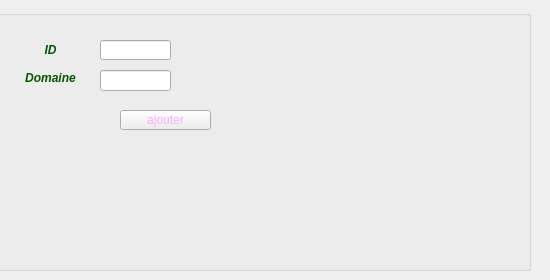
      <widget class="QWidget" name="tab_6">
       <attribute name="title">
        <string>ajouter categories</string>
       </attribute>
       <widget class="QGroupBox" name="groupBox_2">
        <property name="geometry">
         <rect>
          <x>-10</x>
          <y>10</y>
          <width>541</width>
          <height>261</height>
         </rect>
        </property>
        <property name="title">
         <string/>
        </property>
        <widget class="QLineEdit" name="lineEdit_17">
         <property name="geometry">
          <rect>
           <x>110</x>
           <y>30</y>
           <width>71</width>
           <height>20</height>
          </rect>
         </property>
        </widget>
        <widget class="QLineEdit" name="lineEdit_21">
         <property name="geometry">
          <rect>
           <x>110</x>
           <y>60</y>
           <width>71</width>
           <height>21</height>
          </rect>
         </property>
        </widget>
        <widget class="QLabel" name="label_16">
         <property name="geometry">
          <rect>
           <x>10</x>
           <y>20</y>
           <width>101</width>
           <height>41</height>
          </rect>
         </property>
         <property name="text">
          <string>&lt;html&gt;&lt;head/&gt;&lt;body&gt;&lt;p align=&quot;center&quot;&gt;&lt;span style=&quot; font-size:9pt; font-weight:600; font-style:italic; color:#005500;&quot;&gt;ID&lt;/span&gt;&lt;/p&gt;&lt;/body&gt;&lt;/html&gt;</string>
         </property>
        </widget>
        <widget class="QLabel" name="label_17">
         <property name="geometry">
          <rect>
           <x>30</x>
           <y>60</y>
           <width>61</width>
           <height>16</height>
          </rect>
         </property>
         <property name="text">
          <string>&lt;html&gt;&lt;head/&gt;&lt;body&gt;&lt;p align=&quot;center&quot;&gt;&lt;span style=&quot; font-weight:600; font-style:italic; color:#005500;&quot;&gt;Domaine&lt;/span&gt;&lt;/p&gt;&lt;/body&gt;&lt;/html&gt;</string>
         </property>
        </widget>
        <widget class="QPushButton" name="pushButton_3">
         <property name="geometry">
          <rect>
           <x>130</x>
           <y>100</y>
           <width>91</width>
           <height>20</height>
          </rect>
         </property>
         <property name="styleSheet">
          <string notr="true">color: rgb(255, 170, 255);</string>
         </property>
         <property name="text">
          <string>ajouter</string>
         </property>
        </widget>
        <widget class="QLabel" name="label_18">
         <property name="geometry">
          <rect>
           <x>0</x>
           <y>10</y>
           <width>571</width>
           <height>251</height>
          </rect>
         </property>
         <property name="text">
          <string/>
         </property>
         <property name="pixmap">
          <pixmap>../../Downloads/bf9afa2c96a1738df354fe821e18fa46.jpg</pixmap>
         </property>
        </widget>
        <widget class="QLabel" name="label_21">
         <property name="geometry">
          <rect>
           <x>6</x>
           <y>-20</y>
           <width>491</width>
           <height>261</height>
          </rect>
         </property>
         <property name="text">
          <string/>
         </property>
         <property name="pixmap">
          <pixmap>../../Downloads/bf9afa2c96a1738df354fe821e18fa46.jpg</pixmap>
         </property>
        </widget>
        <zorder>label_21</zorder>
        <zorder>label_18</zorder>
        <zorder>lineEdit_17</zorder>
        <zorder>lineEdit_21</zorder>
        <zorder>label_16</zorder>
        <zorder>label_17</zorder>
        <zorder>pushButton_3</zorder>
       </widget>
      </widget>
